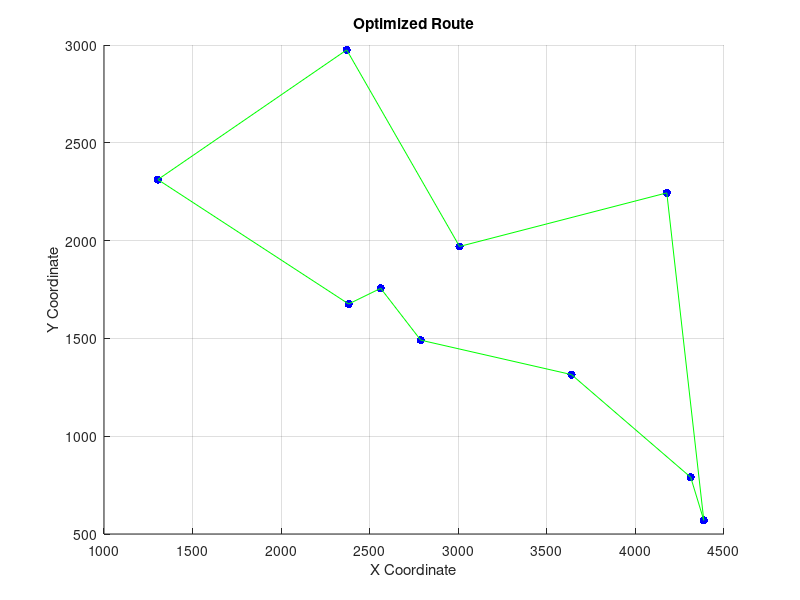
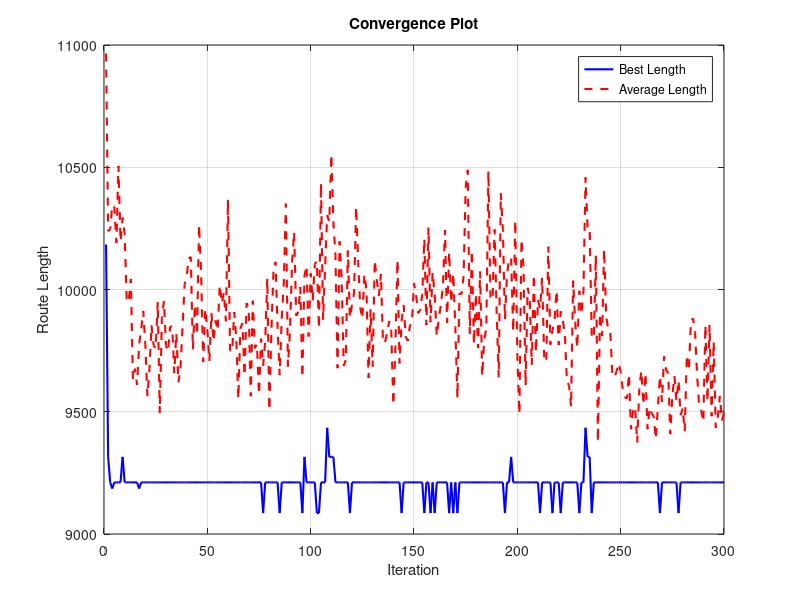

Write MATLAB code to recreate these figures, in order.
function [Shortest_Route, Shortest_Length] = optimized_ACO_TSP()
% Optimized Ant Colony Optimization for TSP
% Input:
%   C: City coordinates matrix [x,y]
%   params: Structure containing parameters
% Output:
%   Shortest_Route: Best route found
%   Shortest_Length: Length of best route
C = [[1304,2312];[3639,1315];
    [4312,790];[4386,570];[3007,1970];
    [2562,1756];[2788,1491];[2381,1676];
[4177,2244];[2370,2975]];

% Set default parameters if not provided
if nargin < 2
    params.NC_max = 300;  % Maximum iterations
    params.m = 10;        % Number of ants
    params.Alpha = 1;     % Pheromone importance
    params.Beta = 5;      % Distance importance
    params.Rho = 0.5;     % Evaporation rate
    params.Q = 10;        % Pheromone intensity
end

% Extract parameters
NC_max = params.NC_max;
m = params.m;
Alpha = params.Alpha;
Beta = params.Beta;
Rho = params.Rho;
Q = params.Q;

% Initialize problem parameters
n = size(C, 1);
D = calculate_distances(C);
Eta = 1./D;  % Desirability matrix
Tau = ones(n);  % Initial pheromone matrix

% Initialize storage for best solutions
R_best = zeros(NC_max, n);
L_best = inf(NC_max, 1);
L_ave = zeros(NC_max, 1);

% Main iteration loop
for NC = 1:NC_max
    % Generate initial ant positions
    Tabu = zeros(m, n);
    Tabu(:,1) = generate_initial_positions(m, n);
    
    % If not first iteration, use best previous route
    if NC >= 2
        Tabu(1,:) = R_best(NC-1,:);
    end
    
    % Route construction
    Tabu = construct_routes(Tabu, Tau, Eta, Alpha, Beta, m, n);
    
    % Calculate route lengths
    [L, L_best(NC), R_best(NC,:), L_ave(NC)] = evaluate_routes(Tabu, D);
    
    % Update pheromone
    Tau = update_pheromone(Tau, Tabu, L, Q, Rho, n, m);
end

% Get final results
[Shortest_Length, idx] = min(L_best);
Shortest_Route = R_best(idx,:);

% Visualization
plot_results(C, Shortest_Route, L_best, L_ave);
end

function D = calculate_distances(C)
% Calculate distance matrix between cities
n = size(C, 1);
D = zeros(n);
for i = 1:n
    for j = 1:n
        if i ~= j
            D(i,j) = norm(C(i,:) - C(j,:));
        else
            D(i,j) = eps;
        end
    end
end
end

function initial_positions = generate_initial_positions(m, n)
% Generate initial random positions for ants
positions = [];
for i = 1:ceil(m/n)
    positions = [positions, randperm(n)];
end
initial_positions = positions(1:m)';
end

function Tabu = construct_routes(Tabu, Tau, Eta, Alpha, Beta, m, n)
% Construct routes for all ants
for j = 2:n
    for i = 1:m
        visited = Tabu(i,1:(j-1));
        unvisited = setdiff(1:n, visited);
        
        % Calculate selection probabilities
        P = (Tau(visited(end), unvisited).^Alpha) .* (Eta(visited(end), unvisited).^Beta);
        P = P / sum(P);
        
        % Select next city
        cumP = cumsum(P);
        next_city = unvisited(find(cumP >= rand(), 1));
        Tabu(i,j) = next_city;
    end
end
end

function [L, L_best_current, R_best_current, L_ave_current] = evaluate_routes(Tabu, D)
% Evaluate all routes
m = size(Tabu, 1);
L = zeros(m, 1);

for i = 1:m
    route = Tabu(i,:);
    L(i) = sum(D(sub2ind(size(D), route(1:end-1), route(2:end)))) + D(route(end), route(1));
end

L_best_current = min(L);
best_idx = find(L == L_best_current, 1);
R_best_current = Tabu(best_idx,:);
L_ave_current = mean(L);
end

function Tau = update_pheromone(Tau, Tabu, L, Q, Rho, n, m)
% Update pheromone levels
Delta_Tau = zeros(n);
for i = 1:m
    route = Tabu(i,:);
    for j = 1:n-1
        Delta_Tau(route(j), route(j+1)) = Delta_Tau(route(j), route(j+1)) + Q/L(i);
    end
    Delta_Tau(route(end), route(1)) = Delta_Tau(route(end), route(1)) + Q/L(i);
end
Tau = (1-Rho).*Tau + Delta_Tau;
end

function plot_results(C, Route, L_best, L_ave)
% Plot results in two separate figures

% First figure: Route plot
figure('Position', [100, 100, 600, 400]);  % Optional: set figure position and size
scatter(C(:,1), C(:,2), 'b', 'filled');
hold on;
for i = 1:length(Route)-1
    plot([C(Route(i),1), C(Route(i+1),1)], [C(Route(i),2), C(Route(i+1),2)], 'g');
end
plot([C(Route(end),1), C(Route(1),1)], [C(Route(end),2), C(Route(1),2)], 'g');
title('Optimized Route');
xlabel('X Coordinate');
ylabel('Y Coordinate');
grid on;
hold off;

% Second figure: Convergence plot
figure('Position', [700, 100, 600, 400]);  % Optional: set figure position and size
plot(L_best, 'b-', 'LineWidth', 1.5);
hold on;
plot(L_ave, 'r--', 'LineWidth', 1.5);
title('Convergence Plot');
xlabel('Iteration');
ylabel('Route Length');
legend('Best Length', 'Average Length');
grid on;
hold off;
end
% 调用优化的ACO-TSP算法
[Shortest_Route, Shortest_Length] = optimized_ACO_TSP();

% 打印结果
disp('Shortest Route:');
disp(Shortest_Route);
disp('Shortest Length:');
disp(Shortest_Length);


